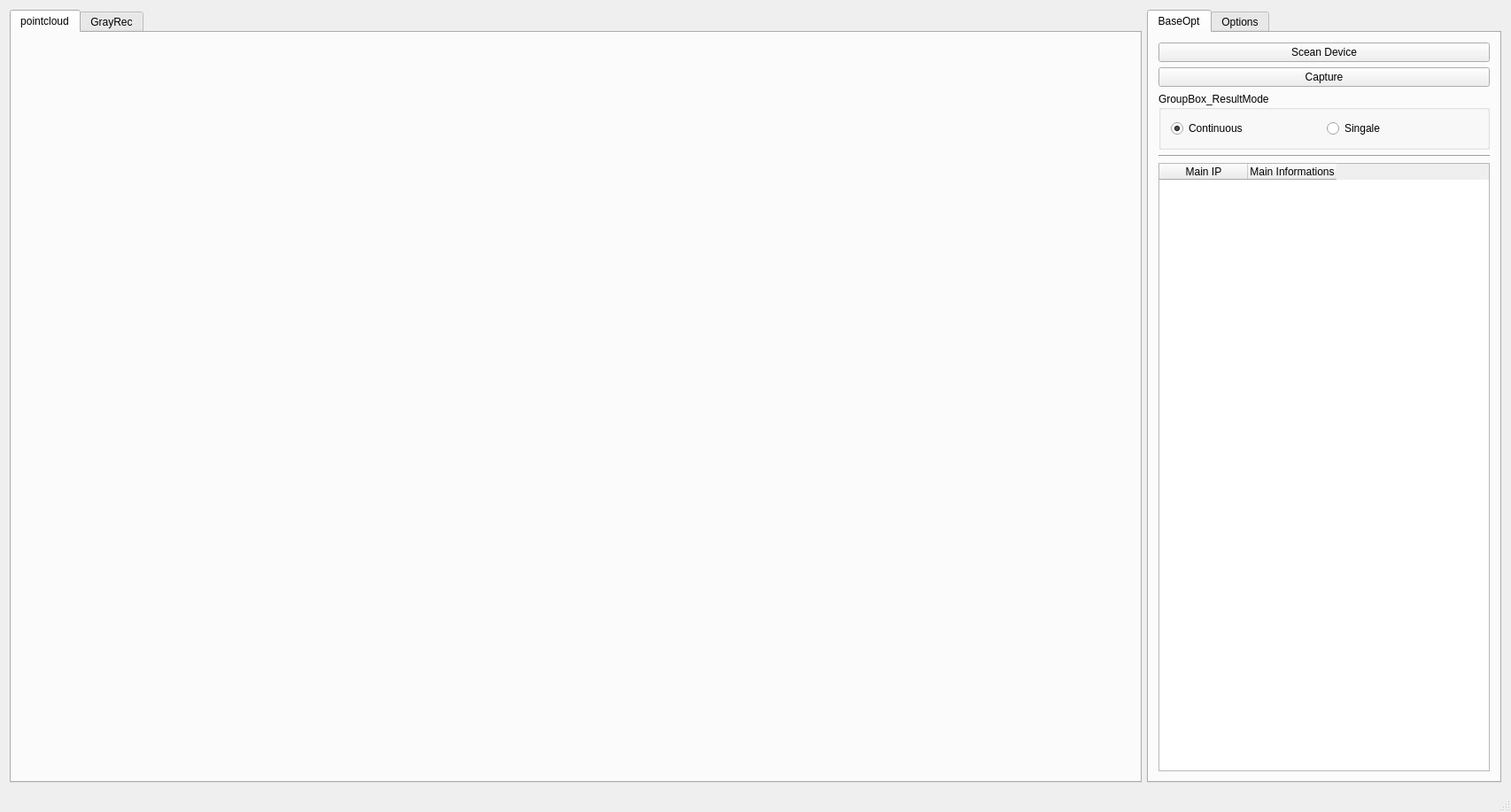
<?xml version="1.0" encoding="UTF-8"?>
<ui version="4.0">
 <class>MainWindow</class>
 <widget class="QMainWindow" name="MainWindow">
  <property name="geometry">
   <rect>
    <x>0</x>
    <y>0</y>
    <width>1706</width>
    <height>917</height>
   </rect>
  </property>
  <property name="minimumSize">
   <size>
    <width>0</width>
    <height>0</height>
   </size>
  </property>
  <property name="windowTitle">
   <string>MainWindow</string>
  </property>
  <widget class="QWidget" name="centralWidget">
   <layout class="QGridLayout" name="gridLayout">
    <item row="0" column="0">
     <widget class="QTabWidget" name="tabWidget_view">
      <property name="minimumSize">
       <size>
        <width>1024</width>
        <height>0</height>
       </size>
      </property>
      <property name="maximumSize">
       <size>
        <width>16777215</width>
        <height>2000</height>
       </size>
      </property>
      <property name="currentIndex">
       <number>0</number>
      </property>
      <widget class="QWidget" name="tab_pointcloud">
       <attribute name="title">
        <string>pointcloud</string>
       </attribute>
       <layout class="QGridLayout" name="gridLayout_4">
        <item row="0" column="0">
         <widget class="QVTKWidget" name="QVTKWidget3DViewer" native="true">
          <property name="minimumSize">
           <size>
            <width>1280</width>
            <height>800</height>
           </size>
          </property>
         </widget>
        </item>
       </layout>
      </widget>
      <widget class="QWidget" name="tab_gray">
       <attribute name="title">
        <string>GrayRec</string>
       </attribute>
       <layout class="QGridLayout" name="gridLayout_3">
        <item row="0" column="0">
         <widget class="QLabel" name="label_gray">
          <property name="sizePolicy">
           <sizepolicy hsizetype="Preferred" vsizetype="Preferred">
            <horstretch>0</horstretch>
            <verstretch>0</verstretch>
           </sizepolicy>
          </property>
          <property name="maximumSize">
           <size>
            <width>1200</width>
            <height>800</height>
           </size>
          </property>
          <property name="text">
           <string/>
          </property>
         </widget>
        </item>
       </layout>
      </widget>
     </widget>
    </item>
    <item row="0" column="1">
     <layout class="QVBoxLayout" name="verticalLayout">
      <item>
       <widget class="QTabWidget" name="tabWidget">
        <property name="sizePolicy">
         <sizepolicy hsizetype="Preferred" vsizetype="Preferred">
          <horstretch>0</horstretch>
          <verstretch>0</verstretch>
         </sizepolicy>
        </property>
        <property name="minimumSize">
         <size>
          <width>400</width>
          <height>0</height>
         </size>
        </property>
        <property name="maximumSize">
         <size>
          <width>400</width>
          <height>2000</height>
         </size>
        </property>
        <property name="currentIndex">
         <number>0</number>
        </property>
        <widget class="QWidget" name="tab_basic">
         <attribute name="title">
          <string>BaseOpt</string>
         </attribute>
         <layout class="QGridLayout" name="gridLayout_2">
          <item row="3" column="0">
           <widget class="Line" name="line">
            <property name="orientation">
             <enum>Qt::Horizontal</enum>
            </property>
           </widget>
          </item>
          <item row="2" column="0">
           <widget class="QGroupBox" name="groupBox_resMode">
            <property name="title">
             <string>GroupBox_ResultMode</string>
            </property>
            <layout class="QHBoxLayout" name="horizontalLayout_2">
             <item>
              <widget class="QRadioButton" name="radioButton_mul">
               <property name="text">
                <string>Continuous</string>
               </property>
               <property name="checked">
                <bool>true</bool>
               </property>
              </widget>
             </item>
             <item>
              <widget class="QRadioButton" name="radioButton_singal">
               <property name="text">
                <string>Singale</string>
               </property>
              </widget>
             </item>
            </layout>
           </widget>
          </item>
          <item row="1" column="0">
           <widget class="QPushButton" name="pushButton_sw">
            <property name="text">
             <string>Capture</string>
            </property>
           </widget>
          </item>
          <item row="4" column="0">
           <widget class="QTableWidget" name="tableWidget">
            <property name="sizePolicy">
             <sizepolicy hsizetype="Expanding" vsizetype="Expanding">
              <horstretch>0</horstretch>
              <verstretch>0</verstretch>
             </sizepolicy>
            </property>
            <property name="minimumSize">
             <size>
              <width>0</width>
              <height>200</height>
             </size>
            </property>
            <property name="maximumSize">
             <size>
              <width>400</width>
              <height>1000</height>
             </size>
            </property>
            <column>
             <property name="text">
              <string>Main IP</string>
             </property>
            </column>
            <column>
             <property name="text">
              <string>Main Informations</string>
             </property>
            </column>
           </widget>
          </item>
          <item row="0" column="0">
           <widget class="QPushButton" name="pushButton_scan">
            <property name="text">
             <string>Scean Device</string>
            </property>
           </widget>
          </item>
         </layout>
        </widget>
        <widget class="QWidget" name="tab_options">
         <attribute name="title">
          <string>Options</string>
         </attribute>
         <layout class="QVBoxLayout" name="verticalLayout_2">
          <item>
           <widget class="QGroupBox" name="groupBox">
            <property name="minimumSize">
             <size>
              <width>0</width>
              <height>160</height>
             </size>
            </property>
            <property name="maximumSize">
             <size>
              <width>16777215</width>
              <height>130</height>
             </size>
            </property>
            <property name="title">
             <string>Confilgure</string>
            </property>
            <layout class="QGridLayout" name="gridLayout_7">
             <item row="0" column="0">
              <widget class="QPushButton" name="pushButton_LoadIni">
               <property name="text">
                <string>LoadConfigIni</string>
               </property>
              </widget>
             </item>
             <item row="1" column="0">
              <widget class="QPushButton" name="pushButton_SyncIni">
               <property name="text">
                <string>SyncConfigIni</string>
               </property>
              </widget>
             </item>
             <item row="2" column="0">
              <widget class="QPushButton" name="pushButton_RecvIni">
               <property name="text">
                <string>RecvConfigIni</string>
               </property>
              </widget>
             </item>
             <item row="3" column="0">
              <widget class="QPushButton" name="pushButton_SystemStu">
               <property name="text">
                <string>SystemStatus</string>
               </property>
              </widget>
             </item>
            </layout>
           </widget>
          </item>
          <item>
           <widget class="QGroupBox" name="groupBox_3">
            <property name="maximumSize">
             <size>
              <width>16777215</width>
              <height>120</height>
             </size>
            </property>
            <property name="title">
             <string>GroupBox</string>
            </property>
            <layout class="QVBoxLayout" name="verticalLayout_4">
             <item>
              <layout class="QHBoxLayout" name="horizontalLayout_4">
               <item>
                <widget class="QLabel" name="label_2">
                 <property name="text">
                  <string>Width:</string>
                 </property>
                </widget>
               </item>
               <item>
                <widget class="QSpinBox" name="spinBox_wl">
                 <property name="minimum">
                  <number>1</number>
                 </property>
                 <property name="maximum">
                  <number>2048</number>
                 </property>
                </widget>
               </item>
               <item>
                <widget class="QxtSpanSlider" name="horizontalSlider_w">
                 <property name="orientation">
                  <enum>Qt::Horizontal</enum>
                 </property>
                </widget>
               </item>
               <item>
                <widget class="QSpinBox" name="spinBox_wr">
                 <property name="minimum">
                  <number>128</number>
                 </property>
                 <property name="maximum">
                  <number>2048</number>
                 </property>
                </widget>
               </item>
              </layout>
             </item>
             <item>
              <layout class="QHBoxLayout" name="horizontalLayout_5">
               <item>
                <widget class="QLabel" name="label_3">
                 <property name="text">
                  <string>Hight:</string>
                 </property>
                </widget>
               </item>
               <item>
                <widget class="QSpinBox" name="spinBox_hl">
                 <property name="minimum">
                  <number>1</number>
                 </property>
                 <property name="maximum">
                  <number>1536</number>
                 </property>
                </widget>
               </item>
               <item>
                <widget class="QxtSpanSlider" name="horizontalSlider_h">
                 <property name="orientation">
                  <enum>Qt::Horizontal</enum>
                 </property>
                </widget>
               </item>
               <item>
                <widget class="QSpinBox" name="spinBox_hr">
                 <property name="minimum">
                  <number>128</number>
                 </property>
                 <property name="maximum">
                  <number>1536</number>
                 </property>
                </widget>
               </item>
              </layout>
             </item>
            </layout>
           </widget>
          </item>
          <item>
           <widget class="QGroupBox" name="groupBox_2">
            <property name="minimumSize">
             <size>
              <width>0</width>
              <height>0</height>
             </size>
            </property>
            <property name="maximumSize">
             <size>
              <width>16777215</width>
              <height>101</height>
             </size>
            </property>
            <property name="title">
             <string>Range</string>
            </property>
            <layout class="QVBoxLayout" name="verticalLayout_3">
             <item>
              <layout class="QHBoxLayout" name="horizontalLayout_3">
               <item>
                <widget class="QLabel" name="label">
                 <property name="text">
                  <string>minZ:</string>
                 </property>
                </widget>
               </item>
               <item>
                <widget class="QSpinBox" name="spinBox_zl">
                 <property name="minimum">
                  <number>1</number>
                 </property>
                 <property name="maximum">
                  <number>2000</number>
                 </property>
                </widget>
               </item>
               <item>
                <widget class="QxtSpanSlider" name="horizontalSlider_z">
                 <property name="orientation">
                  <enum>Qt::Horizontal</enum>
                 </property>
                </widget>
               </item>
               <item>
                <widget class="QSpinBox" name="spinBox_zr">
                 <property name="minimum">
                  <number>500</number>
                 </property>
                 <property name="maximum">
                  <number>3500</number>
                 </property>
                </widget>
               </item>
              </layout>
             </item>
            </layout>
           </widget>
          </item>
          <item>
           <widget class="Line" name="line_4">
            <property name="orientation">
             <enum>Qt::Horizontal</enum>
            </property>
           </widget>
          </item>
          <item>
           <layout class="QHBoxLayout" name="horizontalLayout">
            <item>
             <widget class="QLabel" name="label_4">
              <property name="sizePolicy">
               <sizepolicy hsizetype="Preferred" vsizetype="Minimum">
                <horstretch>0</horstretch>
                <verstretch>0</verstretch>
               </sizepolicy>
              </property>
              <property name="maximumSize">
               <size>
                <width>16777215</width>
                <height>20</height>
               </size>
              </property>
              <property name="text">
               <string>ExposureTime:</string>
              </property>
             </widget>
            </item>
            <item>
             <widget class="QLineEdit" name="lineEdit_exptime"/>
            </item>
           </layout>
          </item>
          <item>
           <widget class="Line" name="line_5">
            <property name="orientation">
             <enum>Qt::Horizontal</enum>
            </property>
           </widget>
          </item>
          <item>
           <widget class="QCheckBox" name="checkBox_2D">
            <property name="text">
             <string>Video Show</string>
            </property>
           </widget>
          </item>
          <item>
           <widget class="Line" name="line_2">
            <property name="orientation">
             <enum>Qt::Horizontal</enum>
            </property>
           </widget>
          </item>
          <item>
           <widget class="QCheckBox" name="checkBox_SavePcloud">
            <property name="text">
             <string>SAVE POINTCLOUD</string>
            </property>
           </widget>
          </item>
          <item>
           <widget class="QCheckBox" name="checkBox_SaveGrayImg">
            <property name="text">
             <string>SAVE REC_GRAY_IMG</string>
            </property>
           </widget>
          </item>
          <item>
           <widget class="Line" name="line_3">
            <property name="orientation">
             <enum>Qt::Horizontal</enum>
            </property>
           </widget>
          </item>
          <item>
           <widget class="QPlainTextEdit" name="plainTextEdit_log"/>
          </item>
         </layout>
        </widget>
       </widget>
      </item>
     </layout>
    </item>
   </layout>
  </widget>
  <widget class="QMenuBar" name="menuBar">
   <property name="geometry">
    <rect>
     <x>0</x>
     <y>0</y>
     <width>1706</width>
     <height>25</height>
    </rect>
   </property>
  </widget>
  <widget class="QStatusBar" name="statusBar"/>
 </widget>
 <layoutdefault spacing="6" margin="11"/>
 <customwidgets>
  <customwidget>
   <class>QVTKWidget</class>
   <extends>QWidget</extends>
   <header>QVTKWidget.h</header>
   <container>1</container>
  </customwidget>
  <customwidget>
   <class>QxtSpanSlider</class>
   <extends>QSlider</extends>
   <header location="global">QxtSpanSlider.h</header>
  </customwidget>
 </customwidgets>
 <resources/>
 <connections>
  <connection>
   <sender>pushButton_scan</sender>
   <signal>clicked()</signal>
   <receiver>MainWindow</receiver>
   <slot>slot_ScanDevice()</slot>
   <hints>
    <hint type="sourcelabel">
     <x>1682</x>
     <y>85</y>
    </hint>
    <hint type="destinationlabel">
     <x>1</x>
     <y>122</y>
    </hint>
   </hints>
  </connection>
  <connection>
   <sender>pushButton_sw</sender>
   <signal>clicked()</signal>
   <receiver>MainWindow</receiver>
   <slot>slot_ControlStatu()</slot>
   <hints>
    <hint type="sourcelabel">
     <x>1682</x>
     <y>114</y>
    </hint>
    <hint type="destinationlabel">
     <x>4</x>
     <y>258</y>
    </hint>
   </hints>
  </connection>
  <connection>
   <sender>pushButton_LoadIni</sender>
   <signal>clicked()</signal>
   <receiver>MainWindow</receiver>
   <slot>slot_LoadConfigIni()</slot>
   <hints>
    <hint type="sourcelabel">
     <x>1672</x>
     <y>108</y>
    </hint>
    <hint type="destinationlabel">
     <x>365</x>
     <y>45</y>
    </hint>
   </hints>
  </connection>
  <connection>
   <sender>pushButton_SyncIni</sender>
   <signal>clicked()</signal>
   <receiver>MainWindow</receiver>
   <slot>slot_SyncConfigIni()</slot>
   <hints>
    <hint type="sourcelabel">
     <x>1672</x>
     <y>138</y>
    </hint>
    <hint type="destinationlabel">
     <x>272</x>
     <y>40</y>
    </hint>
   </hints>
  </connection>
  <connection>
   <sender>pushButton_RecvIni</sender>
   <signal>clicked()</signal>
   <receiver>MainWindow</receiver>
   <slot>slot_RecvConfigIni()</slot>
   <hints>
    <hint type="sourcelabel">
     <x>1672</x>
     <y>168</y>
    </hint>
    <hint type="destinationlabel">
     <x>71</x>
     <y>39</y>
    </hint>
   </hints>
  </connection>
 </connections>
 <slots>
  <slot>slot_ScanDevice()</slot>
  <slot>slot_InitDevice()</slot>
  <slot>slot_StreamStatu()</slot>
  <slot>slot_ControlStatu()</slot>
  <slot>slot_LoadConfigIni()</slot>
  <slot>slot_SyncConfigIni()</slot>
  <slot>slot_RecvConfigIni()</slot>
  <slot>slot_SetRoiValueRow_start(int)</slot>
  <slot>slot_SetRoiValueCol_start(int)</slot>
  <slot>slot_SetRoiValueRow_end(int)</slot>
  <slot>slot_SetRoiValueCol_end(int)</slot>
  <slot>slot_Cstart()</slot>
 </slots>
</ui>
